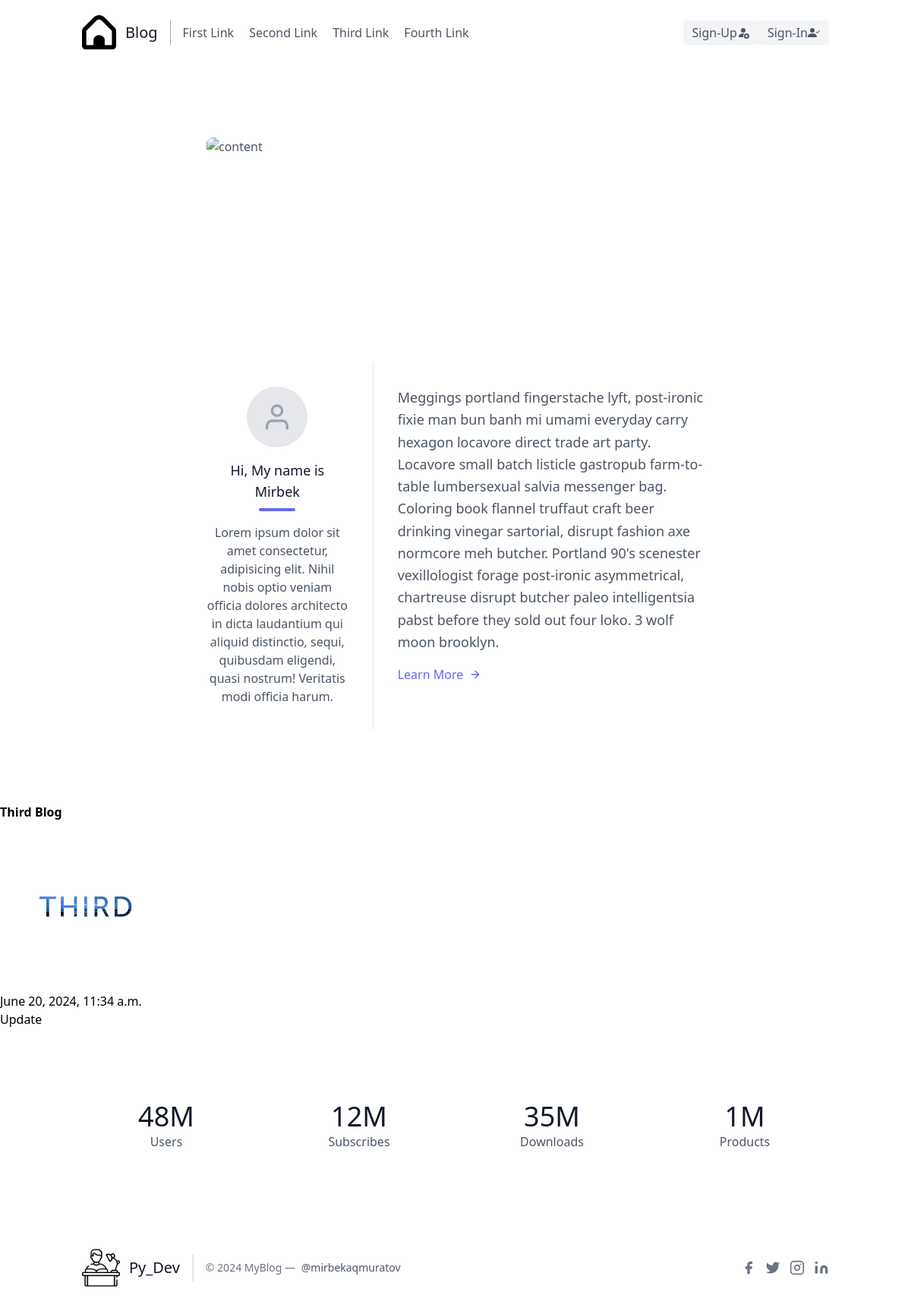
Before: /blocks/3/ with the older database file.
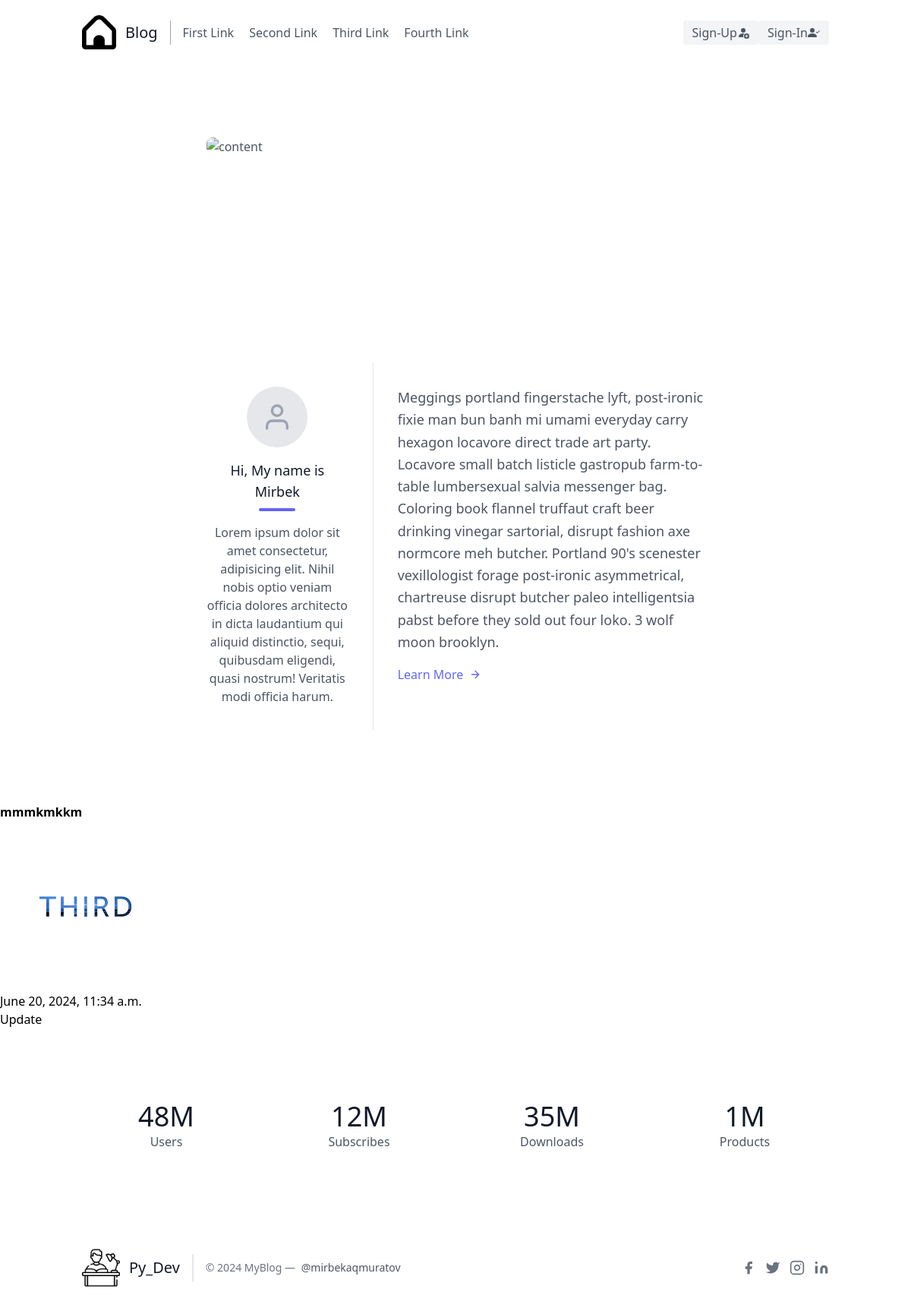
After: the same page with the newer database file.
### blog/models.py (models this page shows, shortened)
class Blog(models.Model):
    title = models.CharField(max_length=100)
    description = models.TextField()
    image = models.ImageField(upload_to='images/')
    created = models.DateTimeField(auto_now_add=True)
    updated = models.DateTimeField()

### blog/views.py (the view)
# urls.py: path('blocks/<int:id>/',views.post_detail,name='post_detail'),
def post_detail(request,id):
    post = get_object_or_404(models.Blog,id=id)
    return render(request,'post_detail.html',{'post':post})

### blog/templates/post_detail.html
{% extends 'base.html' %}
{% block content %}
    <h1 style="font-weight: bold;">{{post.title}}</h1>
    <img src="{{post.image.url}}" alt="">
    <p>{{post.created}}</p>
    <a href="{% url 'update' post.id %}">Update</a>
{% endblock content %}

Changed rows visible on the page:
changed Blog: title "Third Blog" → "mmmkmkkm"
